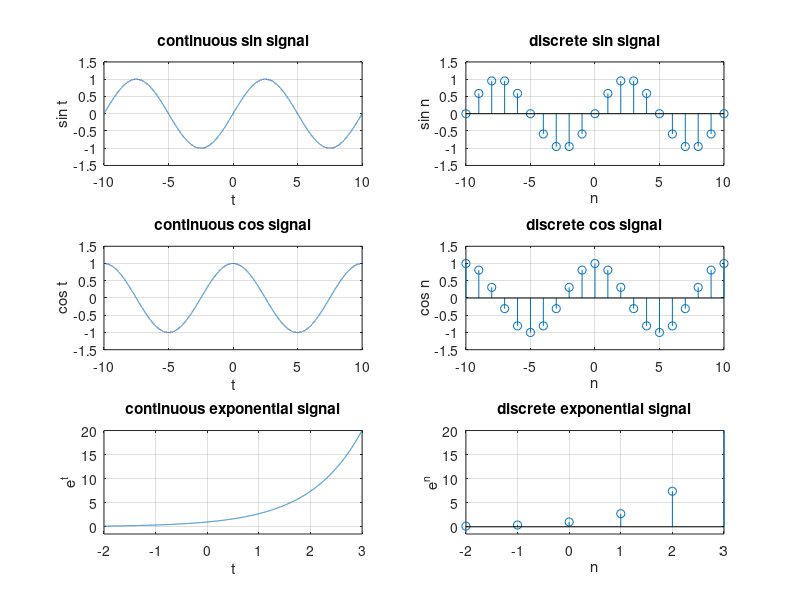

The MATLAB source for this figure:
%PROGRAM FOR SIN COS EXPONENTIAL SIGNAL

clc;
clear all; 
close all;
t=(-10:0.001:10);
n=(-10:1:10);

%continuous sin function
f=1/10;
sc=sin(2*pi*f*t);
subplot(3,2,1);
plot(t,sc);
axis([-10 10 -1.5 1.5]); %X and Y Coordinates
xlabel('t');
ylabel('sin t');
title('continuous sin signal');
grid on;

%discrete sin function
f=1/10;
sd=sin(2*pi*f*n);
subplot(3,2,2);
stem(n,sd);
axis([-10 10 -1.5 1.5]); %X and Y Coordinates
xlabel('n');
ylabel('sin n');
title('discrete sin signal');
grid on;

%continuous cos function
f=1/10;
cc=cos(2*pi*f*t);
subplot(3,2,3);
plot(t,cc);
axis([-10 10 -1.5 1.5]); %X and Y Coordinates
xlabel('t');
ylabel('cos t');
title('continuous cos signal');
grid on;

%discrete cos function
f=1/10;
cd=cos(2*pi*f*n);
subplot(3,2,4);
stem(n,cd);
axis([-10 10 -1.5 1.5]); %X and Y Coordinates
xlabel('n');
ylabel('cos n');
title('discrete cos signal');
grid on;

%continuous exponential function
ec=exp(t);
subplot(3,2,5);
plot(t,ec);
axis([-2 3 -1.5 20]); %X and Y Coordinates
xlabel('t');
ylabel('e^t');
title('continuous exponential signal');
grid on;

%discrete exponential function
ed=exp(n);
subplot(3,2,6);
stem(n,ed);
axis([-2 3 -1.5 20]); %X and Y Coordinates
xlabel('n');
ylabel('e^n');
title('discrete exponential signal');
grid on;
